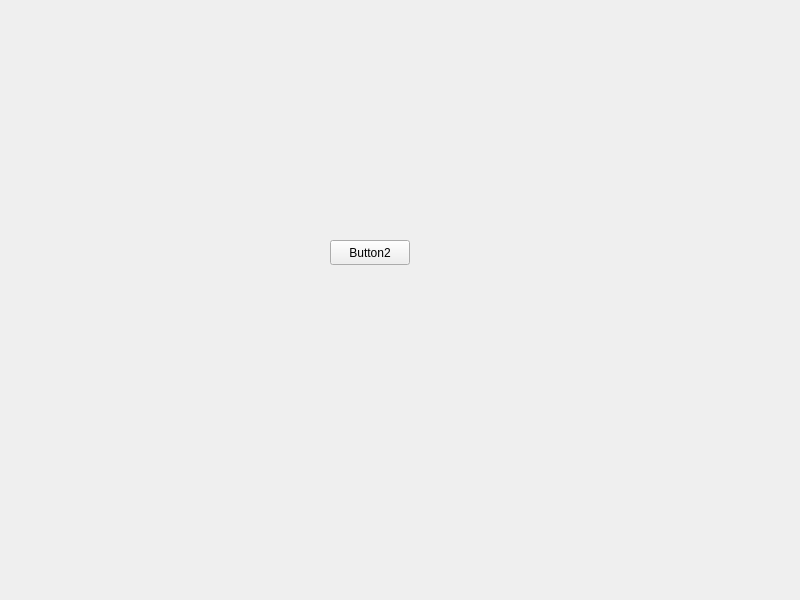
<?xml version="1.0" encoding="UTF-8"?>
<ui version="4.0">
 <class>Widget</class>
 <widget class="QWidget" name="Widget">
  <property name="geometry">
   <rect>
    <x>0</x>
    <y>0</y>
    <width>800</width>
    <height>600</height>
   </rect>
  </property>
  <property name="windowTitle">
   <string>09_Posting_Sending_Events</string>
  </property>
  <widget class="QPushButton" name="button2">
   <property name="geometry">
    <rect>
     <x>330</x>
     <y>240</y>
     <width>80</width>
     <height>25</height>
    </rect>
   </property>
   <property name="text">
    <string>Button2</string>
   </property>
  </widget>
 </widget>
 <resources/>
 <connections/>
</ui>
